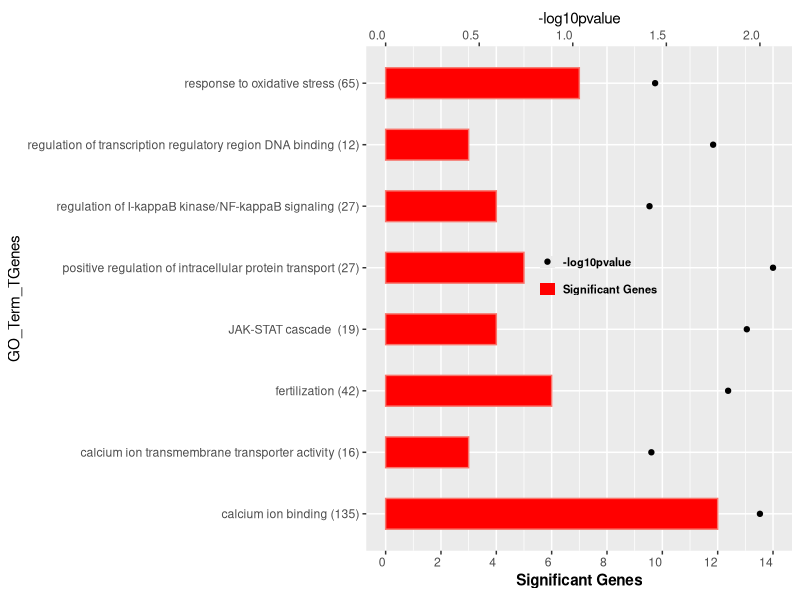
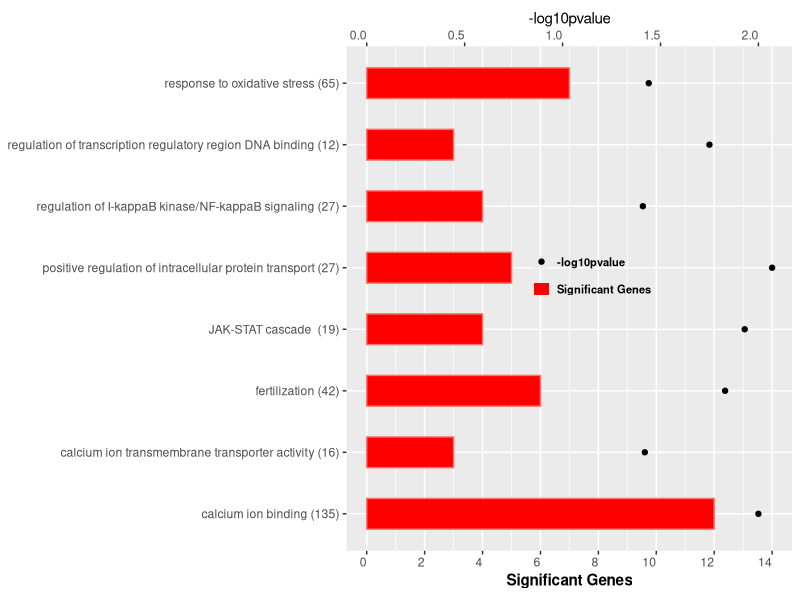
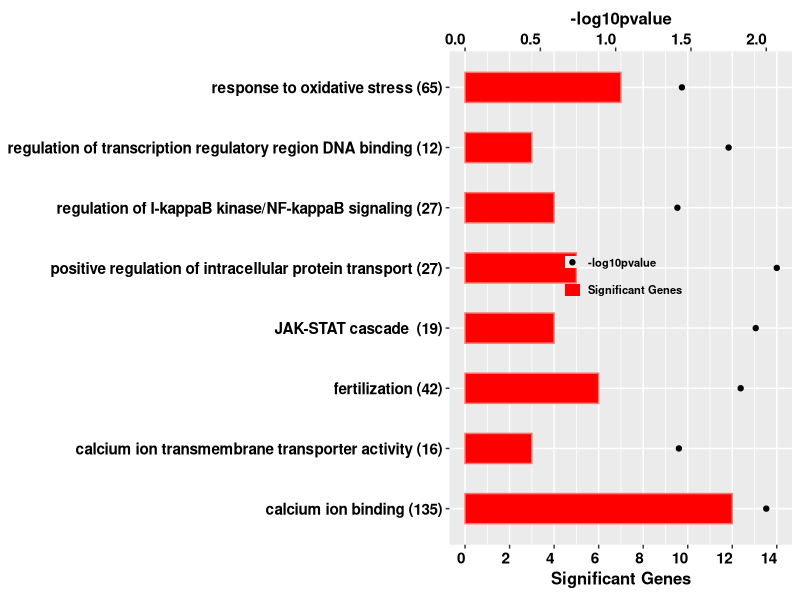

These charts were generated, in order, by the following R code:
###########################################################################
# This is how to make a plot with 2 y-axes and legends with ggplot2 in R
#  2019-10-10
###########################################################################

# 2 y-axis different scales
# one bar plot and one point 
rm(list=ls())
dat1 <- data.frame(GO_Term = factor(c("positive regulation of intracellular protein transport","response to oxidative stress",
                                      "regulation of transcription regulatory region DNA binding","calcium ion binding",
                                      "calcium ion transmembrane transporter activity",
                                      "JAK-STAT cascade ","regulation of I-kappaB kinase/NF-kappaB signaling","fertilization")),
                   Significant_Genes = c(5,7,3,12,3,4,4,6), Total_Genes = c(27,65,12,135,16,19,27,42),
                   log10pvalue = c(2.07,1.44,1.75,2.0,1.42,1.93,1.41,1.83))

# pasting two columns together and separated by ;
dat2 <- within(dat1, Tot_Pval <- Total_Genes)
head(dat2)

# Inserting paranthesis around all elements of a column in a dataframe in R
# Do not unlist and list for several times in R
dat2[,5] <- paste0("(", format(unlist(dat2[,5])),")")
dat2

# Removing the white space  
dat2$Tot_Pval <- gsub(" ","" ,dat2$Tot_Pval, fixed = TRUE)
dat2

# Finally pasting two columns together
dat3 <- within(dat2,GO_Term_TGenes <- paste(GO_Term,Tot_Pval,sep=" ")) 
dat3


##################################################################################################
# making a ggplot with 2-y axes on a single plot in R
# When you want to bold the expression, make bold earlier in the expression 
################################################################################################
# Here, we are bolding the axes and titles 

library(ggplot2)
p <- ggplot(dat3) + 
  geom_point(mapping = aes(x = GO_Term_TGenes, y = log10pvalue * 14/2.07,fill="-log10pvalue"))  +
  geom_bar(mapping = aes(x = GO_Term_TGenes, y = Significant_Genes, color ="Significant Genes"), stat = "identity", fill= "red",width=0.5) +
  scale_y_continuous(name = expression(bold("Significant Genes")),sec.axis = sec_axis(~ . * 2.07/14,name='-log10pvalue'),limits = c(0, 14), breaks = seq(0,14,by=2)) +
  theme(axis.text.x = element_text(angle = 90, hjust = 1)) +
  theme(legend.text = element_text(size = 8, face = "bold"), # modify legend appearance
        legend.title = element_blank(), 
        legend.background = element_rect(fill = F),
        legend.position = c(0.7,0.6),legend.justification = c("right","top"),legend.direction = "vertical",
        legend.key.size = unit(0.4, "cm"), legend.key.height = unit(0.001,"cm"), legend.spacing.y = unit(0.001,"cm"))


##################################################################################################################
# Flipping the plot and making st the numbers
p <- p + coord_flip() + theme(axis.text.x = element_text(angle = 360, hjust = 1))
p

###########################################################################################

# Removing title of y-axis and bolding text and title 
p + theme(axis.title.y = element_blank())
p <- p + theme(axis.text.y = element_text(size=11,face="bold",color = "black"),axis.text.x = element_text(size=11,face="bold",color = "black")) + theme(axis.title.y = element_blank()) 
p <- p + theme(axis.title.x = element_text(size=12,face="bold")) 
p <- p + theme(axis.title.x = element_text(size=12,face="bold"))
p

#################################################################
# Exporting tiff image in R
###############################################################
Plots_grids <- p + theme(
  panel.background = element_rect(fill = "lightblue",
                                  colour = "lightblue",
                                  size = 0.5, linetype = "solid"),
  panel.grid.major = element_line(size = 0.5, linetype = 'solid',
                                  colour = "white"), 
  panel.grid.minor = element_line(size = 0.25, linetype = 'solid',
                                  colour = "white")
)

tiff("Final_GO_Genesets_Oct8.tiff", width = 10, height = 5, units = 'in', res = 300)
plot(Plots_grids)
dev.off()
